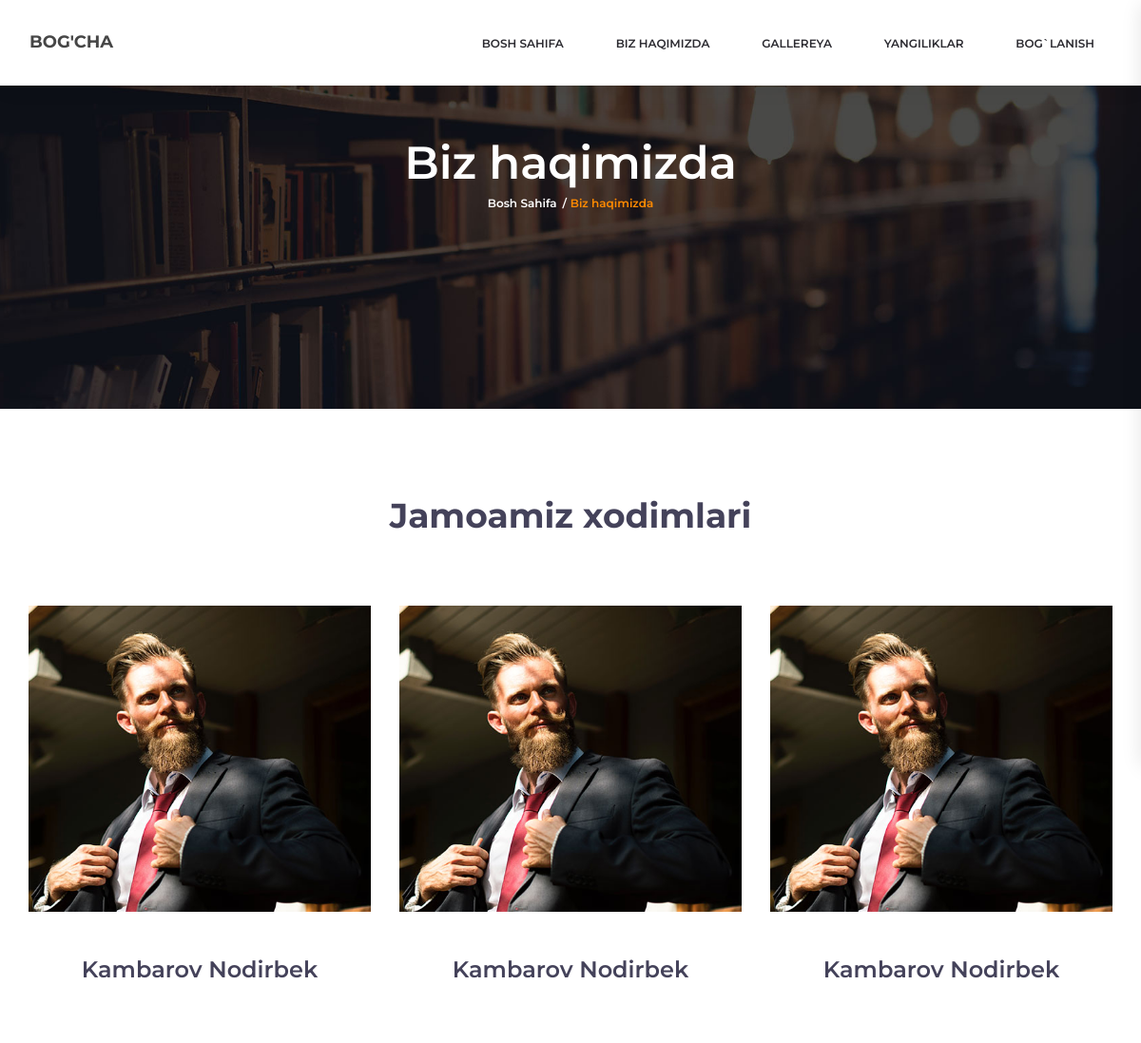
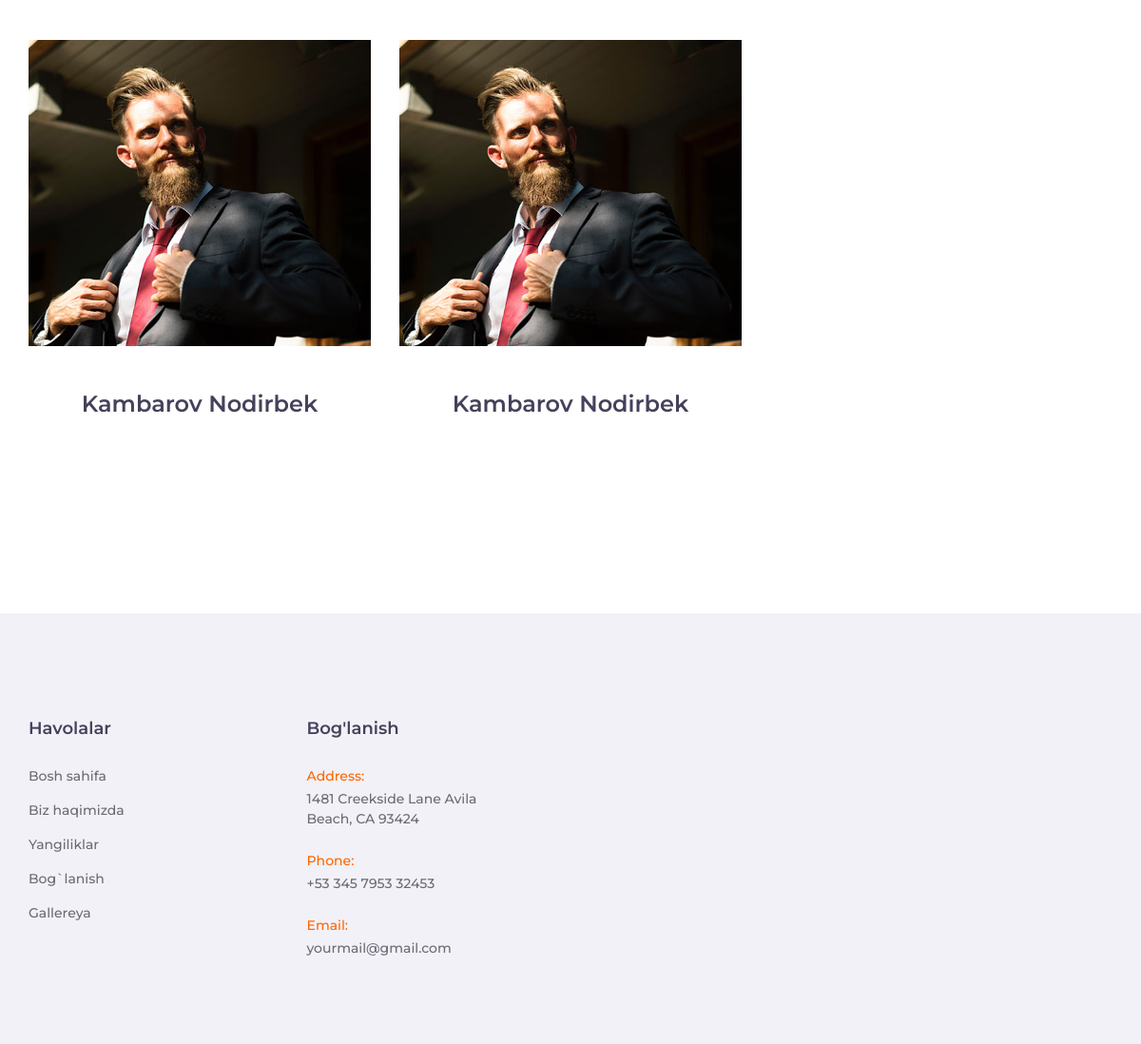
The page /about/ on the database its author committed (2 pictures, top to bottom).
### workers/models.py (models this page shows, shortened)
class Workers(models.Model):
    workers_photo = models.ImageField(upload_to='workersimg')
    workers_name = models.CharField(max_length=255)
    workers_position = models.CharField(max_length=50, null=True, default='Учитель')
    class Meta:
        verbose_name = 'Работник'
        verbose_name_plural = 'Работники'

### workers/views.py (the view)
# urls.py: path('', about_page, name='about'),
def about_page(request):
    workers_list = Workers.objects.all()
    return render(request, './about.html', {'workers_list': workers_list})

### templates/about.html (shortened to what this page needs)
{% extends 'base.html' %}
{% load static %}
{% block about %}
<div class="home">
    <div class="home_background parallax_background parallax-window" data-parallax="scroll"
         data-image-src="{%static 'images/about.jpg'%}" data-speed="0.8"></div>
    <div class="home_container">
        <div class="container">
            <div class="row">
                <div class="col">
                    <div class="home_content text-center">
                        <div class="home_title">Biz haqimizda</div>
                        <div class="breadcrumbs">
                            <ul>
                                <li><a href="/">Bosh Sahifa</a></li>
                                <li>Biz haqimizda</li>
                            </ul>
                        </div>
                    </div>
                </div>
            </div>
        </div>
    </div>
</div>
<div class="teachers">
    <div class="container">
        <div class="row">
            <div class="col">
                <div class="teachers_title text-center">Jamoamiz xodimlari</div>
            </div>
        </div>
        <div class="row teachers_row">
            {% for slide in workers_list %}
            <div class="col-lg-4 col-md-6">
                <div class="teacher">
                    <div class="teacher_image"><img src="{{slide.workers_photo.url}}"
                                                    alt="https://unsplash.com/@nickkarvounis"></div>
                    <div class="teacher_body text-center">
                        <div class="teacher_title"><a href="#">{{slide.workers_name}}</a></div>
                    </div>
                </div>
            </div>
            {%endfor%}
        </div>
    </div>
</div>
{% endblock %}

### templates/base.html (shortened to what this page needs)
{% load static %}
<!DOCTYPE html>
<html lang="en">
<head>
    <link rel="stylesheet" type="text/css" href="{% static 'styles/bootstrap4/bootstrap.min.css' %}">
    <link href="{% static 'plugins/font-awesome-4.7.0/css/font-awesome.min.css' %}" rel="stylesheet" type="text/css">
    <link rel="stylesheet" type="text/css" href="{%static 'plugins/OwlCarousel2-2.2.1/owl.carousel.css' %}">
    <link rel="stylesheet" type="text/css" href="{%static 'plugins/OwlCarousel2-2.2.1/owl.theme.default.css' %}">
    <link rel="stylesheet" type="text/css" href="{%static 'plugins/OwlCarousel2-2.2.1/animate.css' %}">
    <link rel="stylesheet" type="text/css" href="{%static 'styles/main_styles.css' %} ">
    <link rel="stylesheet" type="text/css" href="{%static 'styles/responsive.css' %}">
    <link rel="stylesheet" type="text/css" href="{%static 'styles/about.css' %}">
    <link rel="stylesheet" type="text/css" href="{%static 'styles/about_responsive.css' %}">
    <link rel="stylesheet" type="text/css" href="{%static 'styles/contact.css' %}">
    <link rel="stylesheet" type="text/css" href="{%static 'styles/contact_responsive.css' %}">
    <link rel="stylesheet" type="text/css" href="{%static 'styles/news.css' %}">
    <link rel="stylesheet" type="text/css" href="{%static 'styles/news_responsive.css' %}">
</head>
<body>
<div class="super_container">
    <header class="header">
        <div class="header_container">
            <div class="container">
                <div class="row">
                    <div class="col">
                        <div class="header_content d-flex flex-row align-items-center justify-content-start">
                            <div class="logo_container">
                                <a href="/">
                                    <div class="logo_content d-flex flex-row align-items-end justify-content-start">
                                        <div class="logo_text">Bog'cha</div>
                                    </div>
                                </a>
                            </div>
                            <nav class="main_nav_contaner ml-auto">
                                <ul class="main_nav">
                                    <li ><a href="/">Bosh sahifa</a></li>
                                    <li><a href="/about">Biz haqimizda</a></li>
                                    <li><a href="/gallery">Gallereya</a></li>
                                    <li><a href="/news">Yangiliklar</a></li>
                                    <li><a href="/contact">Bog`lanish</a></li>
                                </ul>
                            </nav>
                        </div>
                    </div>
                </div>
            </div>
        </div>
    </header>
    {% block about %}
    {% endblock %}
    <footer class="footer">
        <div class="container">
            <div class="row">
                <div class="col-lg-3 footer_col">
                    <div class="footer_links">
                        <div class="footer_title">Havolalar</div>
                        <ul class="footer_list">
                            <li><a href="/">Bosh sahifa</a></li>
                            <li><a href="/about">Biz haqimizda</a></li>
                            <li><a href="/news">Yangiliklar</a></li>
                            <li><a href="/contact">Bog`lanish</a></li>
                            <li><a href="/gallery">Gallereya</a></li>
                        </ul>
                    </div>
                </div>
                <div class="col-lg-3 footer_col">
                    <div class="footer_contact">
                        <div class="footer_title">Bog'lanish</div>
                        <div class="footer_contact_info">
                            <div class="footer_contact_item">
                                <div class="footer_contact_title">Address:</div>
                                <div class="footer_contact_line">1481 Creekside Lane Avila Beach, CA 93424</div>
                            </div>
                            <div class="footer_contact_item">
                                <div class="footer_contact_title">Phone:</div>
                                <div class="footer_contact_line">+53 345 7953 32453</div>
                            </div>
                            <div class="footer_contact_item">
                                <div class="footer_contact_title">Email:</div>
                                <div class="footer_contact_line">yourmail@gmail.com</div>
                            </div>
                        </div>
                    </div>
                </div>
            </div>
        </div>
    </footer>
</div>
</body>
</html>

### kg/static/styles/main_styles.css (style rules this page uses)
* { margin: 0; padding: 0; -webkit-font-smoothing: antialiased; -webkit-text-shadow: rgba(0,0,0,.01) 0 0 1px; text-shadow: rgba(0,0,0,.01) 0 0 1px; }
body { font-family: 'Montserrat', sans-serif; font-size: 14px; font-weight: 500; background: #FFFFFF; color: #6c6a74; }
div { display: block; position: relative; -webkit-box-sizing: border-box; -moz-box-sizing: border-box; box-sizing: border-box; }
ul { list-style: none; margin-bottom: 0px; }
a, a:hover, a:visited, a:active, a:link { text-decoration: none; -webkit-font-smoothing: antialiased; -webkit-text-shadow: rgba(0,0,0,.01) 0 0 1px; text-shadow: rgba(0,0,0,.01) 0 0 1px; }
.super_container { width: 100%; overflow: hidden; }
.parallax-window { min-height: 400px; background: transparent; }
.parallax_background { position: absolute; top: 0; left: 0; width: 100%; height: 100%; }
.header { position: fixed; top: 0; left: 0; width: 100%; z-index: 100; box-shadow: 0px 5px 20px rgba(0,0,0,0.05); -webkit-transition: all 200ms ease; -moz-transition: all 200ms ease; -ms-transition: all 200ms ease; -o-transition: all 200ms ease; transition: all 200ms ease; }
.header_container { width: 100%; background: #FFFFFF; }
.header_content { height: 90px; -webkit-transition: all 200ms ease; -moz-transition: all 200ms ease; -ms-transition: all 200ms ease; -o-transition: all 200ms ease; transition: all 200ms ease; }
.logo, .logo_text { display: inline-block; }
.logo_text { font-family: 'Montserrat', serif; font-size: 18px; font-weight: 700; line-height: 0.75; margin-left: 1px; color: #464646; text-transform: uppercase; -webkit-transition: all 200ms ease; -moz-transition: all 200ms ease; -ms-transition: all 200ms ease; -o-transition: all 200ms ease; transition: all 200ms ease; }
.main_nav, .search_button { display: inline-block; }
.main_nav li { display: inline-block; position: relative; height: 31px; }
.main_nav li:not(:last-child) { margin-right: 13px; }
.main_nav li a { display: block; font-size: 12px; font-weight: 600; line-height: 31px; background: #FFFFFF; color: #2c2b31; padding-left: 19px; padding-right: 19px; text-transform: uppercase; -webkit-transition: all 200ms ease; -moz-transition: all 200ms ease; -ms-transition: all 200ms ease; -o-transition: all 200ms ease; transition: all 200ms ease; }
.home { width: 100%; height: 100vh; }
.home_background { position: absolute; top: 0; left: 0; width: 100%; height: 100%; }
.home_container { position: absolute; top: 35.5%; left: 0; width: 100%; }
.home_title { width: 100%; font-size: 72px; line-height: 1.2; font-weight: 600; color: #FFFFFF; }
.footer { width: 100%; background: #f2f1f8; padding-top: 108px; padding-bottom: 90px; }
.footer_title { font-size: 18px; font-weight: 600; color: #44425a; }
.footer_list { margin-top: 26px; }
.footer_list li:not(:last-child) { margin-bottom: 15px; }
.footer_list li a { font-size: 14px; font-weight: 500; color: #6c6a74; -webkit-transition: all 200ms ease; -moz-transition: all 200ms ease; -ms-transition: all 200ms ease; -o-transition: all 200ms ease; transition: all 200ms ease; }
.footer_contact_info { padding-right: 70px; margin-top: 26px; }
.footer_contact_item:not(:last-child) { margin-bottom: 23px; }
.footer_contact_title { font-size: 14px; font-weight: 500; color: #ff6600; }
.footer_contact_line { font-size: 14px; font-weight: 500; color: #6c6a74; margin-top: 3px; }

### rows shown on the page
Workers: workers_photo (picture), workers_name "Kambarov Nodirbek"
Workers: workers_photo (picture), workers_name "Kambarov Nodirbek"
Workers: workers_photo (picture), workers_name "Kambarov Nodirbek"
Workers: workers_photo (picture), workers_name "Kambarov Nodirbek"
Workers: workers_photo (picture), workers_name "Kambarov Nodirbek"
